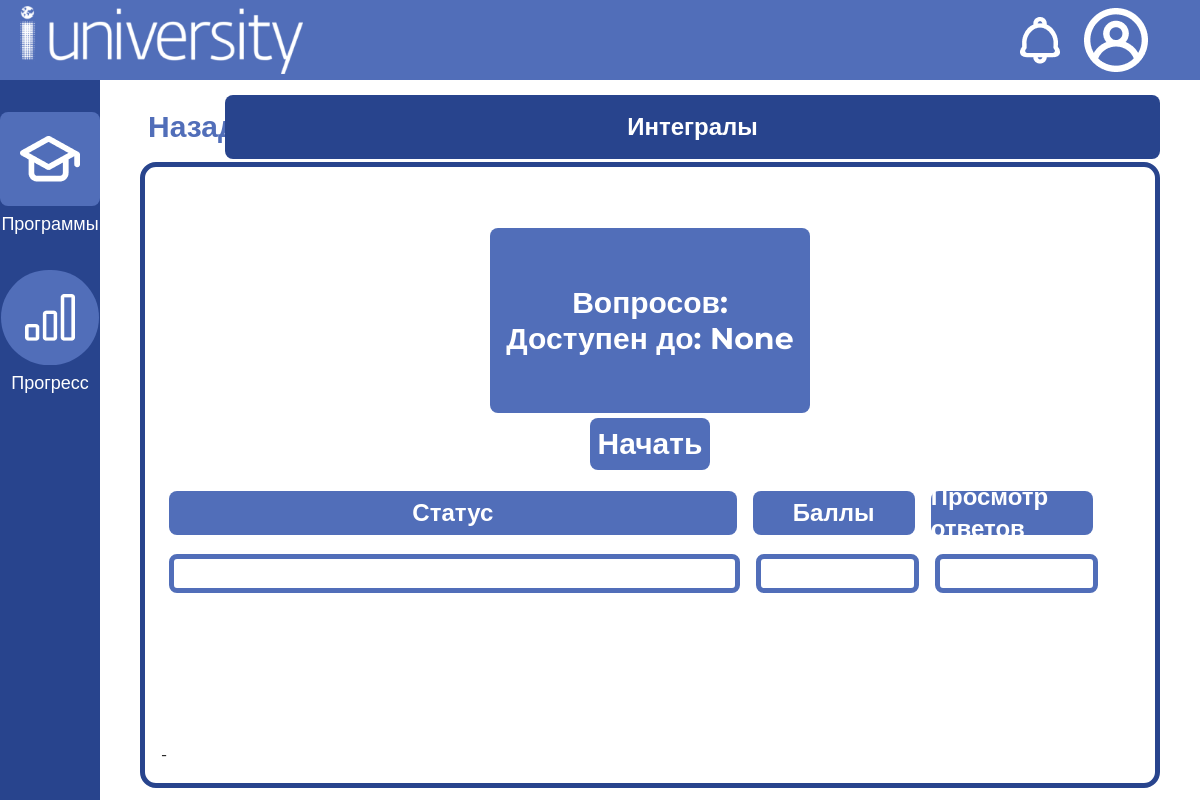
Before: /student/sets/desc/4 with the older database file.
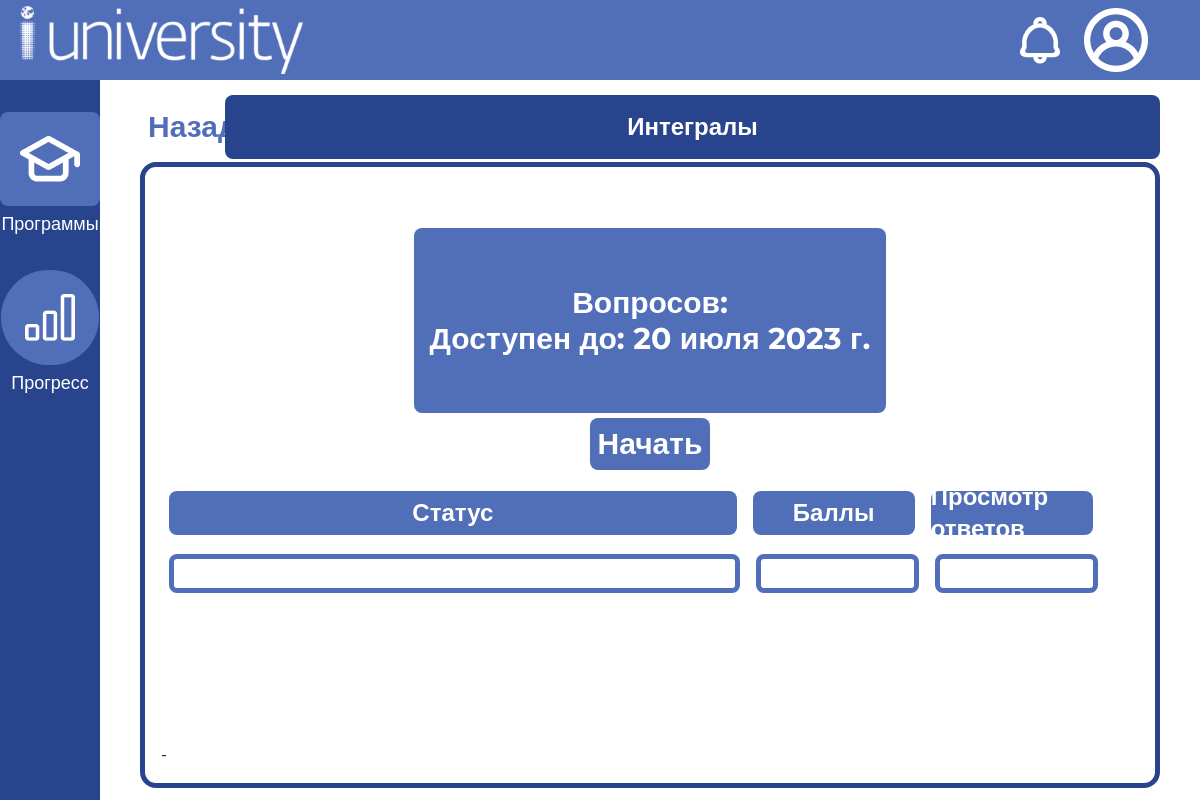
After: the same page with the newer database file.
### testing_system/models.py (models this page shows)
class Test(models.Model):
    name = models.TextField(default='')
    description = models.TextField(default='')
    deadline = models.DateField(null=True)
    set = models.ForeignKey(Set, on_delete=models.CASCADE, null=True)

### testing_system/views.py (the view)
# urls.py: path("student/sets/desc/<int:test_id>", views.test_description_view, name="testDescription"),
def test_description_view(request, test_id):
    test = Test.objects.get(id=test_id)
    return render(request, 'testing_system/testDescription.html', context={'test': test})

### testing_system/templates/testing_system/testDescription.html (shortened to what the changed rows need)
<!doctype html>
{% load static %}
<html lang="ru">
<head>
    <script src="https://cdn.tailwindcss.com"></script>
    <link rel="stylesheet" href="{% static "css/bodystyle.css" %}" />
    <link rel="stylesheet" href="{% static "css/font.css" %}" />
    <link rel="stylesheet" href="{% static "css/testDescription.css" %}" />
    <link rel="stylesheet" href="{% static "css/interface.css" %}" />
    <link rel="stylesheet" href="{% static "css/scroll_5px.css" %}" />
</head>
<body>
    <div class="w-screen h-screen overflow-hidden">
        <div class="flex flex-row" id="main">
            <div class="w-11/12 px-10 flex flex-col py-3">
                <div class="w-full flex flex-row flex-none items-center justify-center" id="main-header">
                    <div class="w-1/12">
                        <form action="{% url 'setTests' test.set.id %}" class="w-full h-full">
                        </form>
                    </div>
                    <div class="p-4 bg-[#28448D] text-[#FFFFFF] rounded-lg text-center text-2xl font-bold select-none w-11/12">
                        {{test.name}}
                    </div>
                </div>
                <div class="w-full" id="main-main">
                    <div class="rounded-2xl border-[5px] border-[#28448D] h-full w-full flex flex-col items-center mb-1">
                        <div class="rounded-lg bg-[#516EB9] text-[#FFFFFF] text-3xl font-bold px-4 py-2 flex flex-col items-center justify-center" id="main-main-desc">
                            <div>Вопросов: {{test.countQuestions}}</div>
                            <div>Доступен до: {{test.deadline}}</div>
                        </div>
                    </div>
                </div>
            </div>
        </div>
    </div>
</body>
</html>

Changed rows visible on the page:
changed Test "Интегралы": deadline "None" → "20 июля 2023 г."
